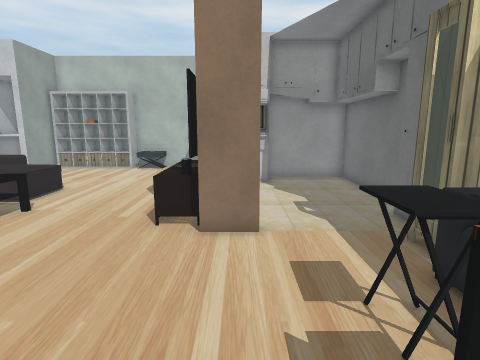
[1] (above)

17 first-person views from a walk through a Unity game level. The camera is 1.4 m above the floor, tilts 10° down and sees 80° across. The floor is counted in squares, 0.5 m on a side. Each view is taken from the middle of a square. On the plan, view 1 faces up. The plan holds only what a view shows up to about 20 squares ahead; the rest is blank. The place goes on beyond the plan. Some surface patterns are stand-ins.

[2]
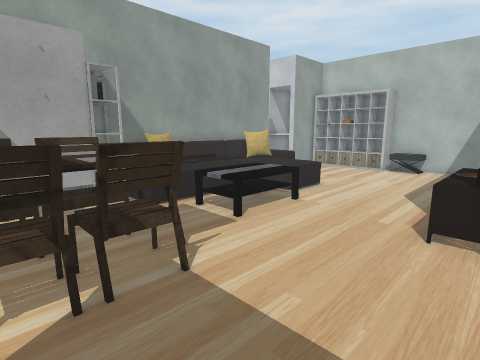

[3]
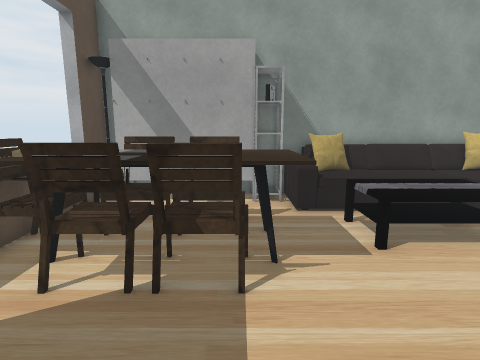

[4]
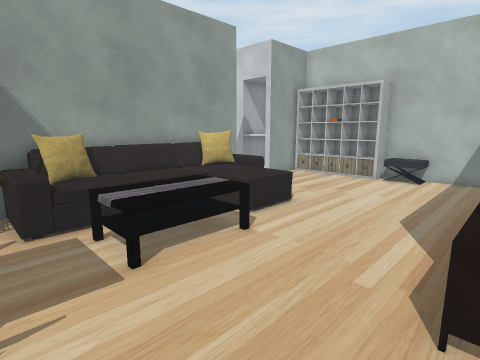

[5]
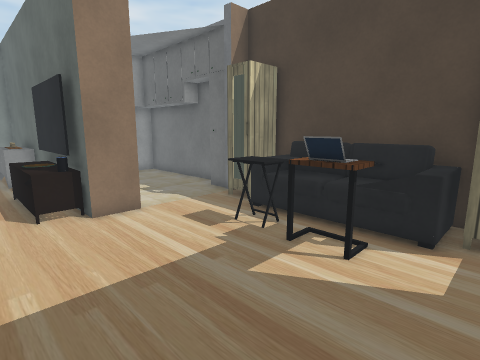

[6]
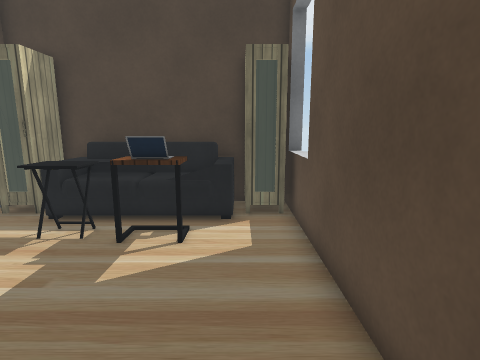

[7]
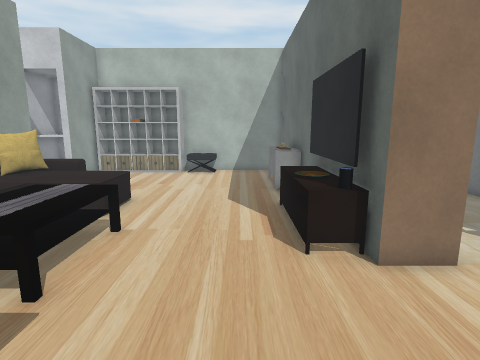

[8]
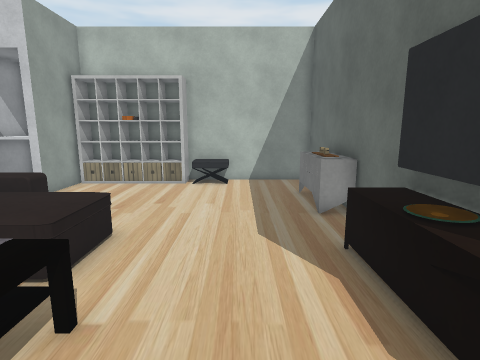

[9]
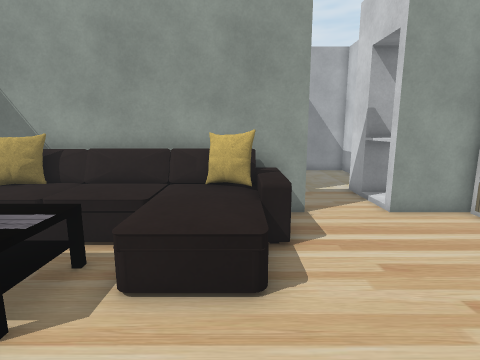

[10]
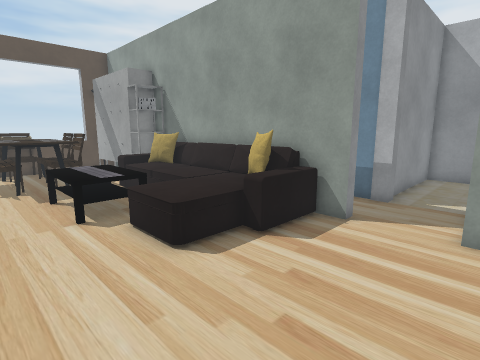

[11]
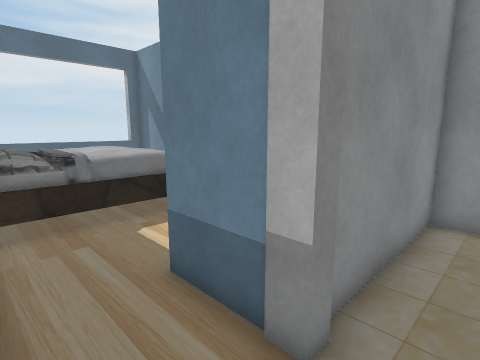

[12]
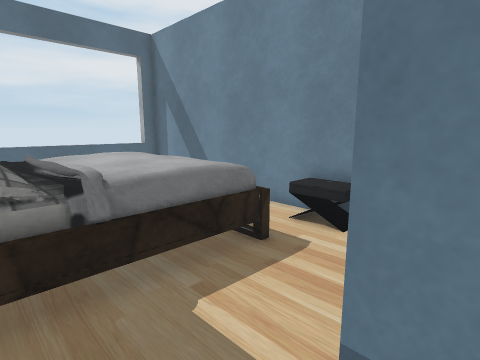

[13]
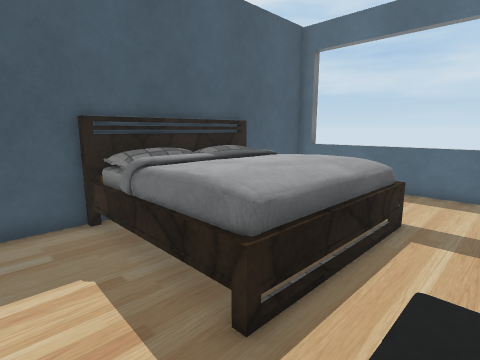

[14]
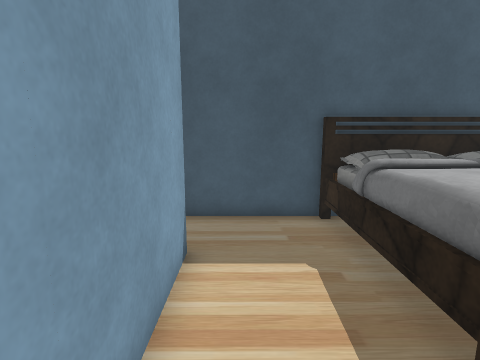

[15]
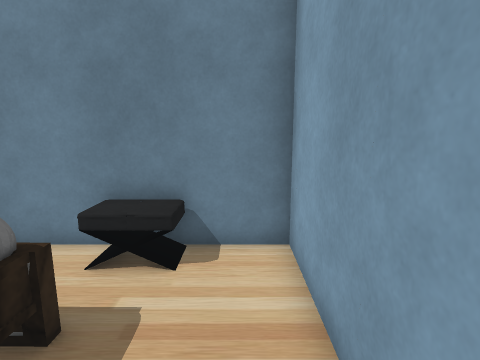

[16]
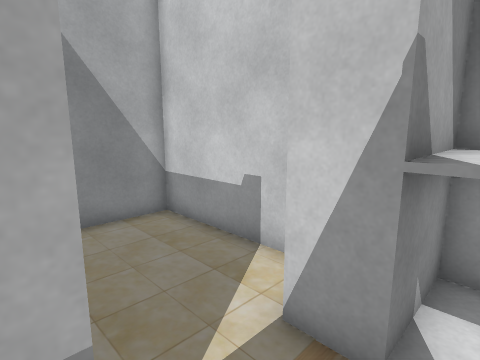

[17]
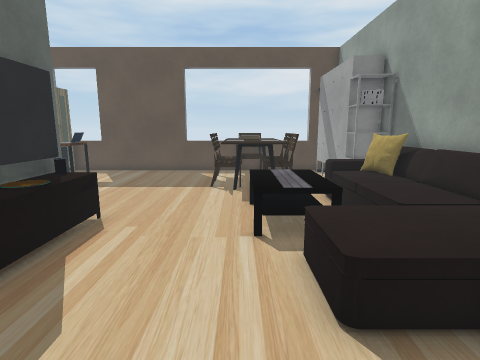

### Floor plan
Key: @ floor where view 1 was taken; # wall or solid block; . floor; = window, fence, low wall or low ledge; ^ raised ledge; S sofa; T TV; A table; H shelf; B bed; C cabinet; I chair; U cupboard; O other object.
Columns run from 24 left of view 1 to 6 right of it. Each row starts with its distance up from view 1.
 22           ##############
 21         ###HHHHHHOO....#
 20 ######  #^^ ...........#
 19 #...... #^^ ..........U#
 18 #......##^^...........U#
 17 #.....................U#  #####
 16 #.....................U#OO....#
 15 ########..# ..........U#OO....#
 14        #..#SSS.........# .....#
 13        #..#SSSSSS......# .....#
 12 ########..#SSSSSS.....T# .....#
 11 #.........#SSSSSS.....T# .....#
 10 #OO.......#SSSAAAA....T# .....#
  9 #OO.......#SSSAAAA....T# ....##
  8 #OOBBBBBBB#SSSAAAA....T##....##
  7 # .BBBBBBBBSSSAAAA..........###
  6 #..BBBBBBBBSSSAAAA..........###
  5 #..BBBBBBBBCCS..............OO#
  4 #..BBBBBBBBCC..^^^^.......OOOOO
  3 #..BBBBBBBB C.II^^I.......OOOOO
  2 # .BB   B # C.II^^I.......OOOOO
  1 # ...     # C II^^I.......OOOOO
  0 # ...     # C II^^I.....@.OOOOO
 -1 # ...     # C  ^^^^.........O##
 -2 #         #CC  ^I# .........###
 -3 ##=======####===##===######===#

Positions as (right, up) in squares from view 1, and headings:
1: (0, 0), facing up
2: (-1, 0), facing up-left
3: (-1, 3), facing left
4: (-2, 4), facing up-left
5: (-4, -2), facing up-right
6: (-5, -1), facing right
7: (-4, 2), facing up
8: (-5, 6), facing up
9: (-4, 13), facing left
10: (-5, 19), facing down-left
11: (-14, 17), facing down-left
12: (-15, 13), facing down-left
13: (-23, 11), facing down-right
14: (-23, 11), facing right
15: (-17, 11), facing left
16: (-15, 15), facing up-left
17: (-7, 17), facing down
